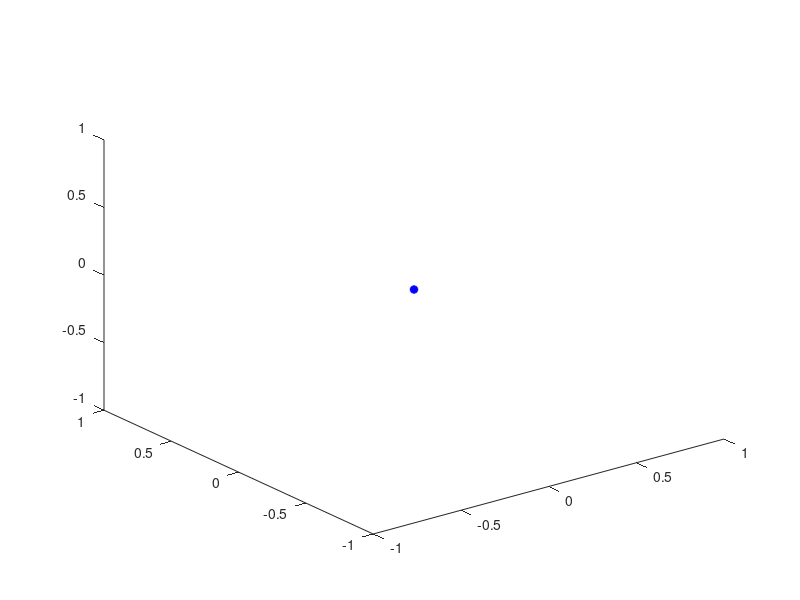

Here is the MATLAB script that generated this plot: (Note: this script raises an error after producing the figure.)
figure(1);
plot3(0,0,0,'b*','LineWidth',2);
cylinder3alpha([1 -1 -3],[3 -3 3],1,30,[186 205 174]./255,1,0,0.5);
h=quiver3(1,-1,-3,2,-2,6,'g','LineWidth',2);
set(h,'maxheadsize',0.5); 
k1=1.1;
h=quiver3(1,-1,-3,-1*k1,1*k1,3*k1,'r','LineWidth',2);
set(h,'maxheadsize',0.5); 
axis equal;